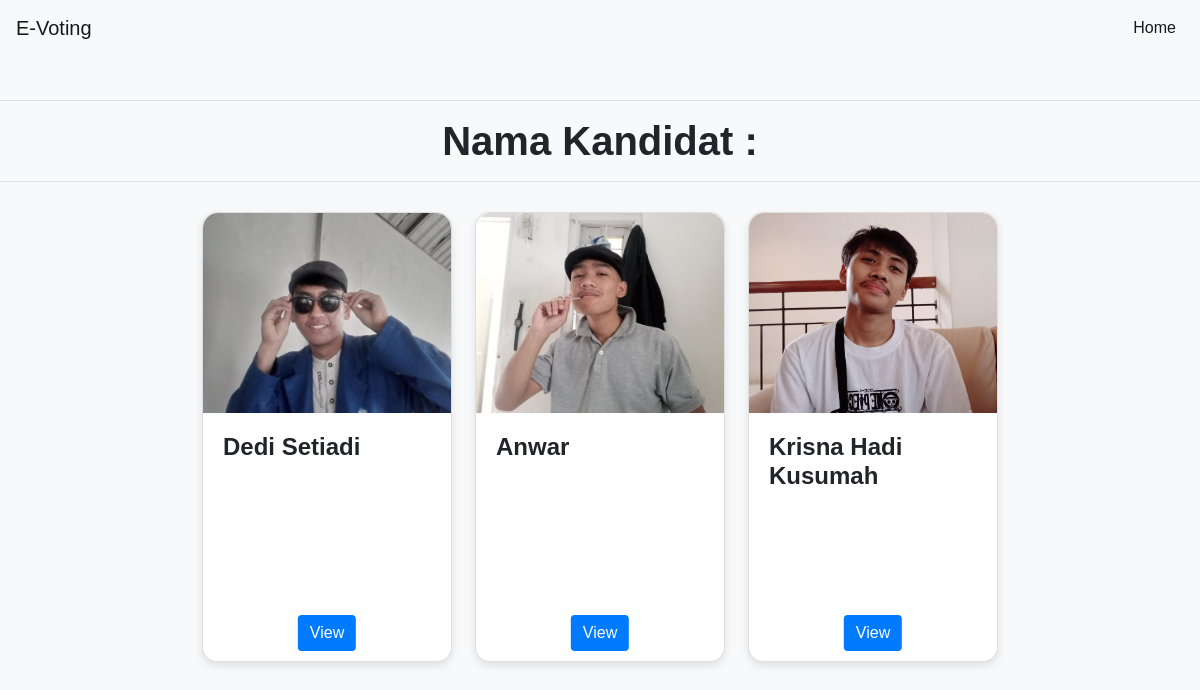
Page /Result_Index.php on the committed database.
### tables this page shows
CREATE TABLE `kandidat` (
  `id_nomine` INT(10) NOT NULL,
  `Nim` INT(20) NOT NULL,
  `FullName` VARCHAR(40) NOT NULL,
  `PartyName` VARCHAR(40) NOT NULL,
  `visi` VARCHAR(255) NOT NULL,
  `misi` VARCHAR(255) NOT NULL,
  `Image` VARCHAR(100) NOT NULL,
  `Votes` INT(100) NOT NULL,
  `Status` VARCHAR(11) NOT NULL
);

### Result_Index.php (the view, shortened to what this page needs)
<!DOCTYPE html>
<html lang="en">
<head>
    <link rel="stylesheet" href="https://stackpath.bootstrapcdn.com/bootstrap/4.5.2/css/bootstrap.min.css">
    <link rel="stylesheet" href="https://pro.fontawesome.com/releases/v5.10.0/css/all.css" />
</head>
<body>
    <nav class="navbar navbar-expand-lg navbar-light bg-light fixed-top">
        <a class="navbar-brand" href="#">E-Voting</a>
        <ul class="navbar-nav ml-auto">
            <li class="nav-item active">
                <a class="nav-link" href="index.html">Home</a>
            </li>
        </ul>
    </nav>
    <div>
        <br>
        <hr>
        <center>
            <h1><b>Nama Kandidat : </b></h1>
        </center>
        <hr>
    </div>
    <div class="container">
        <div class="row">
            <?php
            include("koneksi.php");
            $query = "SELECT * FROM kandidat WHERE Status IN ('ON', 'OFF')";
            $run = mysqli_query($conn, $query);
            if ($run) {
                if (mysqli_num_rows($run) > 0) {
                    while ($row = mysqli_fetch_array($run)) {
                        $id = $row['id_nomine'];
                        $FullName = $row['FullName'];
                        $Image = $row['Image'];
                        $MotivationalMessage = $row['MotivationalMessage'];
            ?>
                        <div class="card">
                            <img class="card-img-top" src="upload/<?php echo $Image; ?>" alt="Card image">
                            <div class="card-body">
                                <h4 class="card-title" style="text-transform: capitalize;"><?php echo "$FullName"; ?></h4>
                                <p class="card-text motivational-message"><?php echo $MotivationalMessage; ?></p>
                                <a href="view_candidate.php?candidate_id=<?php echo $id; ?>" class="btn btn-primary" style="position: absolute; bottom: 10px; left: 50%; transform: translateX(-50%);">View</a>
                            </div>
                        </div>
            <?php
                    }
                } else {
                    echo "<center style='color:red;'><h3>No candidates available.</h3></center>";
                }
            } else {
                echo "<center style='color:red;'><h3>Error fetching data from the database.</h3></center>";
            }
            ?>
        </div>
    </div>
</body>
</html>

### Result_Index.php (style rules this page uses)
body { font-family: 'Comic Sans', sans-serif; background-color: #f8f9fa; padding-top: 60px; }
.navbar { background-color: #007bff; }
.container { margin-top: 20px; }
.row { display: flex; justify-content: center; align-items: center; gap: 3px; flex-wrap: wrap; }
.card { position: relative; width: 250px; height: 450px; margin: 10px; box-shadow: 0 4px 8px rgba(0, 0, 0, 0.1); background-color: #fff; overflow: hidden; border-radius: 15px; transition: transform 0.3s ease-in-out; }
.card img { width: 100%; height: 200px; object-fit: cover; border-radius: 15px 15px 0 0; }
.card-body { padding: 20px; }
.card-title { font-size: 1.5rem; font-weight: bold; margin-bottom: 10px; }
.card-text { font-size: 1.1rem; color: #333; margin-bottom: 15px; font-style: italic; font-weight: bold; text-align: center; padding: 10px; }
.motivational-message { color: #6C757D; font-size: 1.2rem; text-align: center; margin-top: 15px; font-family: 'Helvetica', sans-serif; }
.btn-primary { background-color: #007bff; border: none; }

### rows in the picture
kandidat: Image (picture), FullName "Dedi Setiadi"
kandidat: Image (picture), FullName "Anwar"
kandidat: Image (picture), FullName "Krisna Hadi Kusumah"
